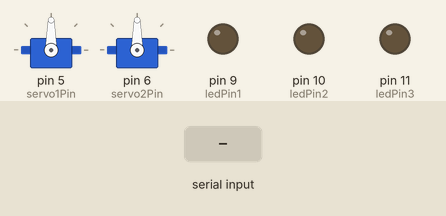
A sketch run on a simulated Arduino Uno, built with avr-gcc and run on an emulated ATmega328P. On the bench: 2 × servo, output pins drawn as LEDs (lit = HIGH). Inputs (shaded band) come from the test bench. What the sketch prints to the serial monitor is not drawn.

Above: at 1.2 s.
1.3 s: "X\n" received over Serial
At 2.5 s:
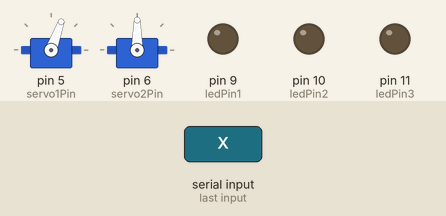
2.8 s: "1\n" received over Serial
Timing chart, 0 to 5.8 s (numbered marks = the images above; inputs shaded):
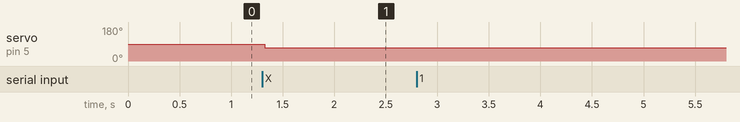

The sketch:

Servo.ino
```cpp
#include <Servo.h>

Servo servo1, servo2;
const int servo1Pin = 5;
const int servo2Pin = 6;
int servo1Angle = 90;
int servo2Angle = 90;

const int ledPin1 = 9;  // 페트병 LED 핀 번호
const int ledPin2 = 10; // 캔 LED 핀 번호
const int ledPin3 = 11; // 유리병 LED 핀 번호

void setup() {
  Serial.begin(9600);
  servo1.attach(servo1Pin);
  servo2.attach(servo2Pin);
  pinMode(ledPin1, OUTPUT);
  pinMode(ledPin2, OUTPUT);
  pinMode(ledPin3, OUTPUT);
  Serial.println("Setup complete");
}

void loop() {
  if (Serial.available() > 0) {
    String data = Serial.readStringUntil('\n');
    Serial.print("Received data: ");
    Serial.println(data);  // 디버깅을 위한 출력

    if(data == "X"){
      digitalWrite(ledPin1, LOW);  // 모든 LED 끄기
      digitalWrite(ledPin2, LOW);
      digitalWrite(ledPin3, LOW);
      servo1Angle = 70;
      servo2Angle = 90;
      Serial.println("모든 LED 끄기, 1번 서보모터 70도, 2번 서보모터 90도");
    } else if (data == "캔") {
      digitalWrite(ledPin1, LOW);
      digitalWrite(ledPin2, LOW);
      digitalWrite(ledPin3, HIGH);   // 캔 LED 켜기
      servo1Angle = 180;
      servo2Angle = 90;
      Serial.println("캔 LED 켜기, 1번 서보모터 180도, 2번 서보모터 90도");
    } else if (data == "유리병") {
      digitalWrite(ledPin1, LOW);
      digitalWrite(ledPin2, HIGH);   // 유리병 LED 켜기
      digitalWrite(ledPin3, LOW);
      servo1Angle = 45;
      servo2Angle = 180;
      Serial.println("유리병 LED 켜기, 1번 서보모터 45도, 2번 서보모터 180도");
    } else if (data == "페트병") {
      digitalWrite(ledPin1, HIGH);   // 페트병 LED 켜기
      digitalWrite(ledPin2, LOW);
      digitalWrite(ledPin3, LOW);
      servo1Angle = 60;
      servo2Angle = 60;
      Serial.println("페트병 LED 켜기, 1번 서보모터 60도, 2번 서보모터 60도");
    }
    servo1.write(servo1Angle);  // 서보모터 각도 변경
    servo2.write(servo2Angle);
  }
}
```

Measured:
- after the input at 1.3 s, servo on pin 5 (servo1Pin): 90° → 70° at once
- after the input at 2.8 s, every drawn part: stays the same
